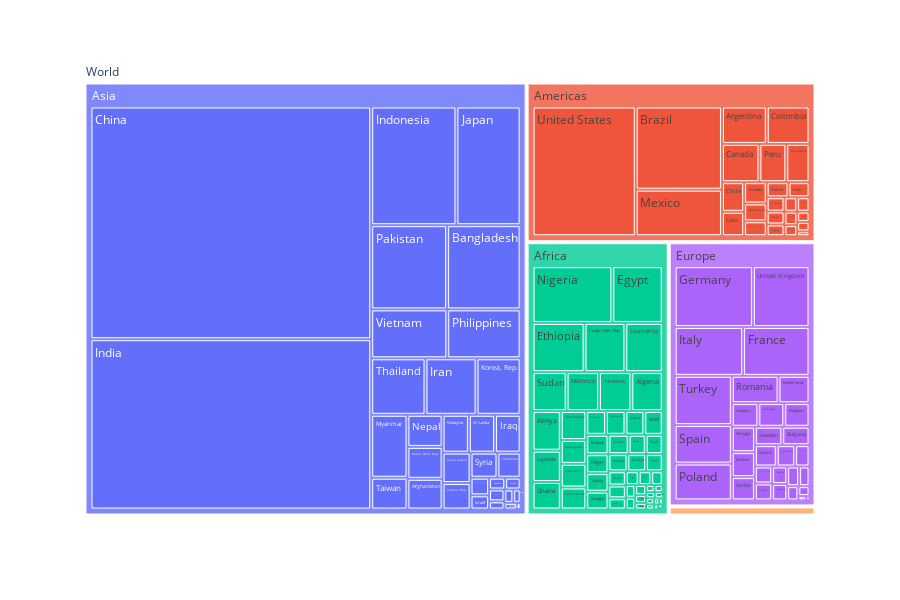

The notebook cell saved with this chart:
### Code cell
px.treemap(df, path=[px.Constant("World"), 'continent',
           "country"], values="pop", height=600)

### Figure 1 — Plotly figure (JSON) as saved in the notebook; plotly's stock layout.template omitted (floating-point values rounded to 4 significant figures; data arrays with more than 128 entries replaced by an {"elided": "..."} marker saying what was removed)
{"data": [{"branchvalues": "total", "domain": {"x": [0, 1], "y": [0, 1]}, "hovertemplate": "labels=%{label}<br>pop=%{value}<br>parent=%{parent}<br>id=%{id}<extra></extra>", "ids": {"elided": "148 str values"}, "labels": {"elided": "148 str values"}, "name": "", "parents": {"elided": "148 str values"}, "type": "treemap", "values": {"elided": "148 int values"}}], "layout": {"height": 600, "legend": {"tracegroupgap": 0}, "margin": {"t": 60}}}
